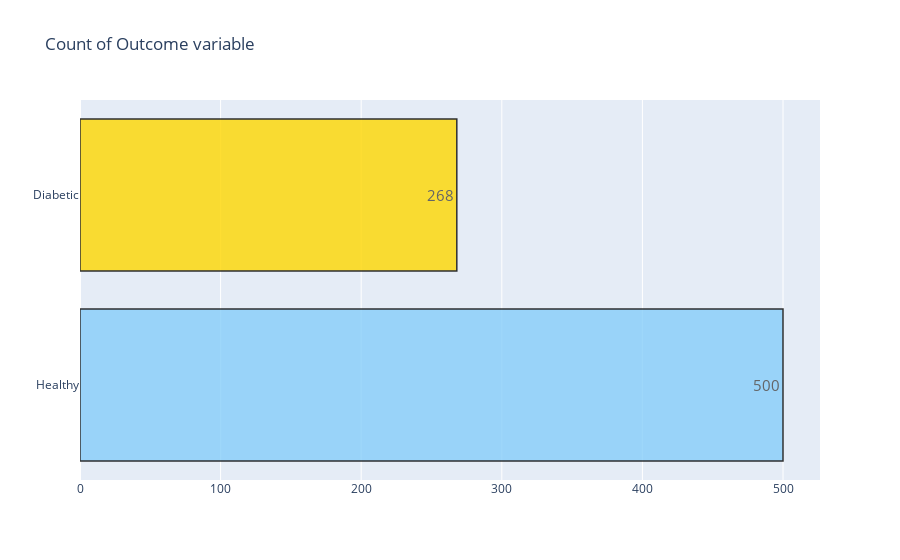
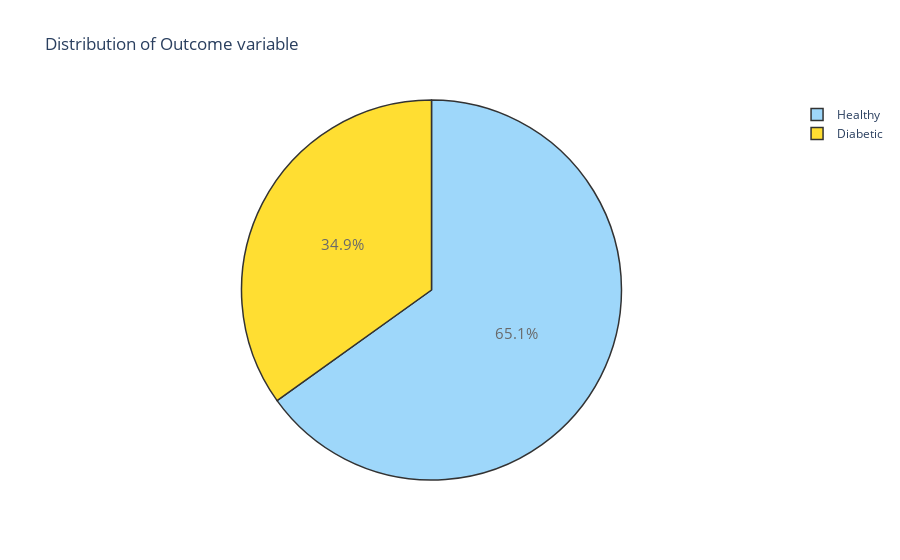

Notebook code cell kept with these figures, in order:
### Code cell
target_count()
target_percent()

### Figure 1 — Plotly figure (JSON) as saved in the notebook; plotly's stock layout.template omitted (floating-point values rounded to 4 significant figures)
{"data": [{"marker": {"color": ["lightskyblue", "gold"], "line": {"color": "#000000", "width": 1.5}}, "opacity": 0.8, "orientation": "h", "text": ["500", "268"], "textfont": {"size": 15}, "textposition": "auto", "type": "bar", "x": [500, 268], "y": ["Healthy", "Diabetic"]}], "layout": {"title": {"text": "Count of Outcome variable"}}}

### Figure 2 — Plotly figure (JSON) as saved in the notebook; plotly's stock layout.template omitted (floating-point values rounded to 4 significant figures)
{"data": [{"labels": ["Healthy", "Diabetic"], "marker": {"colors": ["lightskyblue", "gold"], "line": {"color": "#000000", "width": 1.5}}, "opacity": 0.8, "textfont": {"size": 15}, "type": "pie", "values": [500, 268]}], "layout": {"title": {"text": "Distribution of Outcome variable"}}}
